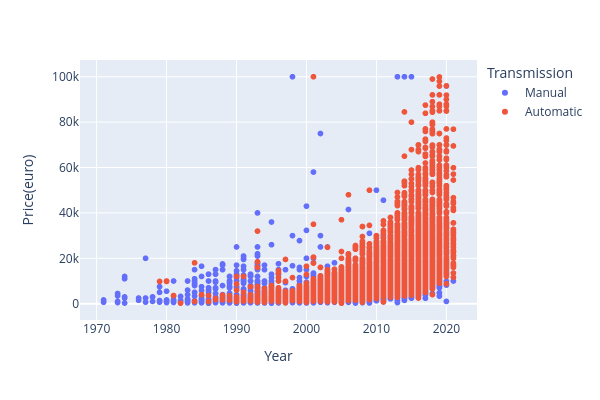

Notebook code for this chart:
### Markdown cell above
Давайте также проверим как распределены данные в зависимости от типа трансмиссии

### Code cell
px.scatter(df.sample(20000),
          x = "Year",
          y = "Price(euro)",
          color = "Transmission",
          width=600, height=400)

### Figure 1 — Plotly figure (JSON) as saved in the notebook; plotly's stock layout.template omitted (floating-point values rounded to 4 significant figures; data arrays with more than 128 entries replaced by an {"elided": "..."} marker saying what was removed)
{"data": [{"hovertemplate": "Transmission=Manual<br>Year=%{x}<br>Price(euro)=%{y}<extra></extra>", "legendgroup": "Manual", "marker": {"color": "#636efa", "symbol": "circle"}, "mode": "markers", "name": "Manual", "showlegend": true, "type": "scattergl", "x": {"elided": "10769 int values"}, "xaxis": "x", "y": {"elided": "10769 int values"}, "yaxis": "y"}, {"hovertemplate": "Transmission=Automatic<br>Year=%{x}<br>Price(euro)=%{y}<extra></extra>", "legendgroup": "Automatic", "marker": {"color": "#EF553B", "symbol": "circle"}, "mode": "markers", "name": "Automatic", "showlegend": true, "type": "scattergl", "x": {"elided": "9231 int values"}, "xaxis": "x", "y": {"elided": "9231 int values"}, "yaxis": "y"}], "layout": {"height": 400, "legend": {"title": {"text": "Transmission"}, "tracegroupgap": 0}, "margin": {"t": 60}, "width": 600, "xaxis": {"anchor": "y", "autorange": true, "domain": [0, 1], "range": [1968.0, 2024.0], "title": {"text": "Year"}, "type": "linear"}, "yaxis": {"anchor": "x", "autorange": true, "domain": [0, 1], "range": [-7180.0, 107400.0], "title": {"text": "Price(euro)"}, "type": "linear"}}}
